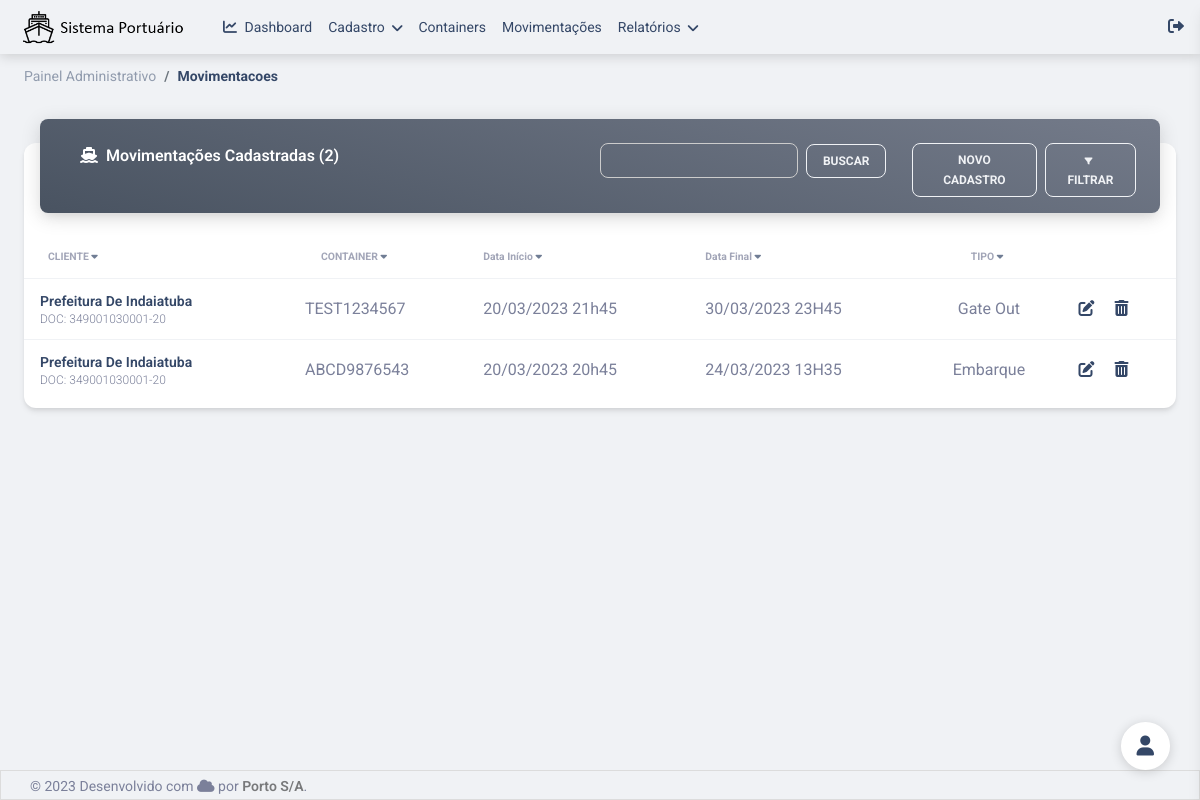
The page /painel-adm/index.php?pagina=movimentacoes&order=id_desc on the database its author committed.
### tables this page shows
CREATE TABLE `container` (
  `id` int(11) NOT NULL AUTO_INCREMENT,
  `cliente` int(11) DEFAULT NULL,
  `numero` varchar(11) DEFAULT NULL,
  `tipo` enum('20','40') DEFAULT NULL,
  `status_container` enum('Cheio','Vazio') DEFAULT NULL,
  `categoria` enum('Importação','Exportação') DEFAULT NULL,
  `data` datetime DEFAULT NULL,
  `modificado` datetime DEFAULT NULL,
  `status` enum('Ativo','Inativo','Removido') DEFAULT 'Ativo',
  `usuario` int(11) DEFAULT NULL,
  PRIMARY KEY (`id`)
);

CREATE TABLE `clientes` (
  `id` int(11) NOT NULL AUTO_INCREMENT,
  `nome` varchar(70) DEFAULT NULL,
  `doc` varchar(20) DEFAULT NULL,
  `rg_ie` varchar(20) DEFAULT NULL,
  `telefone` varchar(20) DEFAULT NULL,
  `email` varchar(70) DEFAULT NULL,
  `endereco` varchar(255) DEFAULT NULL,
  `observacao` text DEFAULT NULL,
  `data` datetime DEFAULT NULL,
  `modificado` datetime DEFAULT NULL,
  `status` enum('Ativo','Inativo','Removido') DEFAULT 'Ativo',
  `usuario` int(11) DEFAULT NULL,
  PRIMARY KEY (`id`)
);

CREATE TABLE `movimentacoes` (
  `id` int(11) NOT NULL AUTO_INCREMENT,
  `container` int(11) DEFAULT NULL,
  `tipo` enum('Embarque','Descarga','Gate In','Gate Out','Reposicionamento','Pesagem','Scanner') DEFAULT NULL,
  `datainicio` datetime DEFAULT NULL,
  `datafim` datetime DEFAULT NULL,
  `status` enum('Ativo','Inativo','Removido') DEFAULT 'Ativo',
  `usuario` int(11) DEFAULT NULL,
  PRIMARY KEY (`id`)
);

### painel-adm/movimentacoes.php (the view, shortened to what this page needs)
<?php
require_once('../conexao.php');
@$nome_busca = $_POST['nome_busca'];
@$dataInicial = $_POST['dataInicial'];
@$dataFinal = $_POST['dataFinal'];
@$status = $_POST['status'];
$apuracao = '';
@$order = $_GET['order'];
switch ($order) {
	default:
		$ordernacao = 'b.id DESC';
}
if (!empty($nome_busca)) {
	$sql = "SELECT a.numero, b.*, date_format(b.datainicio, '%d/%m/%Y %Hh%i') as fmtdatainicio, date_format(b.datafim, '%d/%m/%Y %Hh%i') as fmtdatafim, c.nome, c.doc FROM container as a, movimentacoes as b, clientes as c
			WHERE a.id = b.container AND
			 a.cliente = c.id AND
			 ((a.numero LIKE '%$nome_busca%' OR
			 c.nome LIKE '%$nome_busca%' OR
			 c.doc LIKE '%$nome_busca%' OR
			 b.tipo LIKE '%$nome_busca%') AND
			 a.status != 'Removido' AND
			 b.status != 'Removido' AND
			 c.status != 'Removido')
			 ORDER BY b.id DESC";
}else{
	if ( ($dataInicial == '') || ($dataFinal == '') || ($status == '') ) {
		$sql = "SELECT a.numero, b.*, date_format(b.datainicio, '%d/%m/%Y %Hh%i') as fmtdatainicio, date_format(b.datafim, '%d/%m/%Y %Hh%i') as fmtdatafim, c.nome, c.doc FROM container as a, movimentacoes as b, clientes as c
				WHERE
				a.id = b.container AND
				a.cliente = c.id AND
				a.status != 'Removido' AND
				c.status != 'Removido' AND
				b.status != 'Removido'
				ORDER BY $ordernacao";
		$apuracao = 'Cadastradas';
	}
}
$query = $pdo->query($sql);
$res = $query->fetchAll(PDO::FETCH_ASSOC);
$total_reg = @count($res);
?>
<div class="container-fluid pt-4">
  <div class="row">
    <div class="col-12">
      <div class="card my-4">
        <div class="card-header p-0 position-relative mt-n4 mx-3 z-index-2">
          <div class="bg-gradient-secondary shadow-secondary border-radius-lg pt-4 pb-3 d-flex justify-content-between container-fluid">
          	<div class="col-6">
            	<h6 class="text-white text-capitalize ps-3"><i class="fa fa-ship me-sm-1"></i> Movimentações <?php echo (($nome_busca) ? 'Localizadas' : $apuracao); ?> (<?php echo @$total_reg ?>)</h6>
            </div>
			<div class="col-6 d-flex flex-row-reverse bd-highlight">
                <div class="form-group mb-0">
                 	<a href="" type="button" data-bs-toggle="modal" data-bs-target="#ModalRelFilt" class="btn btn-outline-light btn-sm mb-0 ms-2"><i class="fa fa-filter me-sm-1"></i> Filtrar</a>
                </div>
				<div class="form-group mb-0">
					<?php if (empty($nome_busca)) { ?>
					<a href="index.php?pagina=<?php echo $pagina ?>&funcao=novo" type="button" class="btn btn-outline-light btn-sm mb-0 ms-5">Novo Cadastro</a>
                    <?php }else{ ?>
					<a href="index.php?pagina=<?php echo $pagina ?>" type="button" class="btn btn-outline-light btn-sm mb-0 ms-5">Voltar</a>
                    <?php } ?>
				</div>
				<div id="busca">
	                <form action="index.php?pagina=<?php echo $pagina ?>&funcao=buscar" method="POST" id="form-busca" name="form-busca" class="d-flex flex-row align-items-center flex-wrap">
		                <div class="col-md-9">
		                 <input type="text" class="form-control px-2 py-1 border-radius-lg text-sm text-uppercase" style="border: 1px solid #ccc; color: #fff; height:35px" id="nome_busca" name="nome_busca" value="<?php echo @$nome_busca ?>">
		                </div>
		               	<div class="col-md-3">
		                  <button id="check" name="check" type="submit" class="btn btn-outline-light btn-sm mb-0 mx-2">Buscar</button>
		                </div>
	                 </form>
                 </div>
			</div>
          </div>
        </div>
        <div class="card-body px-0 pb-2">
          <div class="table-responsive p-0">
            <?php
            if ($total_reg > 0) {
              ?>
              <table id="table" class="table table-hover align-items-center mb-0">
                <thead>
                  <tr>
                    <th class="text-uppercase text-secondary text-xxs font-weight-bolder opacity-7">Cliente
                    <?php if ($order == 'cliente_asc') {?>
                    <a href="index.php?pagina=<?php echo $pagina ?>&order=cliente_desc" data-bs-toggle="tooltip" title="Ordenar Decrescente"><i class="fa fa-caret-down me-sm-1"></i></a>
                    <?php }else if($order == 'cliente_desc') {?>
                    <a href="index.php?pagina=<?php echo $pagina ?>&order=cliente_asc" data-bs-toggle="tooltip" title="Ordenar Crescente"><i class="fa fa-caret-up me-sm-1"></i></a>
                    <?php }else{ ?>
                    <a href="index.php?pagina=<?php echo $pagina ?>&order=cliente_desc" data-bs-toggle="tooltip" title="Ordenar Decrescente"><i class="fa fa-caret-down me-sm-1"></i></a>
                    <?php } ?>
                    </th>
                    <th class="text-uppercase text-secondary text-xxs font-weight-bolder opacity-7">Container
                    <?php if ($order == 'container_asc') {?>
                    <a href="index.php?pagina=<?php echo $pagina ?>&order=container_desc" data-bs-toggle="tooltip" title="Ordenar Decrescente"><i class="fa fa-caret-down me-sm-1"></i></a>
                    <?php }else if($order == 'container_desc') {?>
                    <a href="index.php?pagina=<?php echo $pagina ?>&order=container_asc" data-bs-toggle="tooltip" title="Ordenar Crescente"><i class="fa fa-caret-up me-sm-1"></i></a>
                    <?php }else{ ?>
                    <a href="index.php?pagina=<?php echo $pagina ?>&order=container_desc" data-bs-toggle="tooltip" title="Ordenar Decrescente"><i class="fa fa-caret-down me-sm-1"></i></a>
                    <?php } ?>
                    </th>
                    <th class="text-secondary text-xxs font-weight-bolder opacity-7 ps-2">Data Início
                    <?php if ($order == 'datainicio_asc') {?>
                    <a href="index.php?pagina=<?php echo $pagina ?>&order=datainicio_desc" data-bs-toggle="tooltip" title="Ordenar Decrescente"><i class="fa fa-caret-down me-sm-1"></i></a>
                    <?php }else if($order == 'datainicio_desc') {?>
                    <a href="index.php?pagina=<?php echo $pagina ?>&order=datainicio_asc" data-bs-toggle="tooltip" title="Ordenar Crescente"><i class="fa fa-caret-up me-sm-1"></i></a>
                    <?php }else{ ?>
                    <a href="index.php?pagina=<?php echo $pagina ?>&order=datainicio_desc" data-bs-toggle="tooltip" title="Ordenar Decrescente"><i class="fa fa-caret-down me-sm-1"></i></a>
                    <?php } ?>
                    </th>
                    <th class="text-secondary text-xxs font-weight-bolder opacity-7 ps-2">Data Final
                    <?php if ($order == 'datafinal_asc') {?>
                    <a href="index.php?pagina=<?php echo $pagina ?>&order=datafinal_desc" data-bs-toggle="tooltip" title="Ordenar Decrescente"><i class="fa fa-caret-down me-sm-1"></i></a>
                    <?php }else if($order == 'datafinal_desc') {?>
                    <a href="index.php?pagina=<?php echo $pagina ?>&order=datafinal_asc" data-bs-toggle="tooltip" title="Ordenar Crescente"><i class="fa fa-caret-up me-sm-1"></i></a>
                    <?php }else{ ?>
                    <a href="index.php?pagina=<?php echo $pagina ?>&order=datafinal_desc" data-bs-toggle="tooltip" title="Ordenar Decrescente"><i class="fa fa-caret-down me-sm-1"></i></a>
                    <?php } ?>
                    </th>
                    <th class="text-center text-uppercase text-secondary text-xxs font-weight-bolder opacity-7">Tipo
                    <?php if ($order == 'tipo_asc') {?>
                    <a href="index.php?pagina=<?php echo $pagina ?>&order=tipo_desc" data-bs-toggle="tooltip" title="Ordenar Decrescente"><i class="fa fa-caret-down me-sm-1"></i></a>
                    <?php }else if($order == 'tipo_desc') {?>
                    <a href="index.php?pagina=<?php echo $pagina ?>&order=tipo_asc" data-bs-toggle="tooltip" title="Ordenar Crescente"><i class="fa fa-caret-up me-sm-1"></i></a>
                    <?php }else{ ?>
                    <a href="index.php?pagina=<?php echo $pagina ?>&order=tipo_desc" data-bs-toggle="tooltip" title="Ordenar Decrescente"><i class="fa fa-caret-down me-sm-1"></i></a>
                    <?php } ?>
                    </th>
                    <th class="text-secondary opacity-7"></th>
                  </tr>
                </thead>
                <tbody>
                  <?php
                  for($i=0; $i < $total_reg; $i++){
                    ?>
                    <tr>
                      <td>
                        <div class="d-flex px-2 py-1">
                          <div class="d-flex flex-column justify-content-center">
                            <h6 class="mb-0 text-sm text-capitalize"><?php echo $res[$i]['nome'] ?></h6>
                            <p class="text-xs text-secondary mb-0">DOC: <?php echo $res[$i]['doc'] ?></p>
                          </div>
                        </div>
                      </td>
                      <td class="align-middle text-uppercase">
                        <?php echo $res[$i]['numero'] ?>
                      </td>
                      <td class="align-middle ">
                        <?php echo $res[$i]['fmtdatainicio'] ?>
                      </td>
                      <td class="text-uppercase">
                        <?php echo $res[$i]['fmtdatafim'] ?>
                      </td>
                      <td class="align-middle text-center">
                        <?php echo $res[$i]['tipo'] ?>
                      </td>
                      <td class="align-middle">
                        <a href="index.php?pagina=<?php echo $pagina ?>&funcao=editar&id=<?php echo $res[$i]['id'] ?>" data-bs-toggle="tooltip" title="Editar Registro"><i class="fas fa-edit mx-3"></i></a>
                        <a href="index.php?pagina=<?php echo $pagina ?>&funcao=deletar&id=<?php echo $res[$i]['id'] ?>" data-bs-toggle="tooltip" title="Excluir Registro"><i class="fas fa-trash-alt"></i></a>
                      </td>
                    </tr>
                  <?php } ?>
                </tbody>
              </table>
            <?php } else {
              echo '<p class="mx-4" >Não existem dados cadastrados para serem exibidos!</p>';
            } ?>
          </div>
        </div>
      </div>
    </div>
  </div>
</div>

### painel-adm/index.php (shortened to what this page needs)
<?php
require_once('../conexao.php');
$menu1 = 'dashboard';
$menu2 = 'usuarios';
$menu3 = 'clientes';
$menu4 = 'containers&order=id_desc';
$menu5 = 'movimentacoes&order=id_desc';
$pagina = @$_GET['pagina'];
?>
<!DOCTYPE html>
<html>
<head>
	<link href="https://cdn.jsdelivr.net/npm/bootstrap@5.1.3/dist/css/bootstrap.min.css" rel="stylesheet">
	<link href="../vendor/fontawesome/css/all.css" rel="stylesheet">
	<link rel="stylesheet" type="text/css" href="../vendor/css/main.css">
</head>
<body class="g-sidenav-show  bg-gray-200">
	<nav class="navbar navbar-expand-lg navbar-ligth bg-ligth d-flex justify-content-between">
		<div class="d-flex align-items-center">
            <img src="../img/logo-topo.png" width="175" height="38">
			<div class="mx-4" id="navbarNavDropdown">
				<ul class="navbar-nav">
					<li class="nav-item">
						<a class="nav-link active" aria-current="page" href="index.php?pagina=<?php echo $menu1 ?>"><i class="fa fa-line-chart me-sm-1"></i> Dashboard</a>
					</li>
					<li class="nav-item dropdown">
						<a class="nav-link dropdown-toggle" href="#" id="navbarDropdownMenuLink" role="button" data-bs-toggle="dropdown" aria-expanded="false">
							Cadastro
						</a>
					</li>
					<li class="nav-item">
						<a class="nav-link" href="index.php?pagina=<?php echo $menu4 ?>">Containers</a>
					</li>
					<li class="nav-item">
						<a class="nav-link" href="index.php?pagina=<?php echo $menu5 ?>">Movimentações</a>
					</li>
					<li class="nav-item dropdown">
						<a class="nav-link dropdown-toggle" href="#" id="navbarDropdownMenuLink" role="button" data-bs-toggle="dropdown" aria-expanded="false">
							Relatórios
						</a>
					</li>
				</ul>
			</div>
		</div>
		<div class="justify-content-end">
			<a href="../logout.php" title="Sair"><i class="fas fa-sign-out-alt"></i></a>
		</div>
	</nav>
	<nav aria-label="breadcrumb" class="py-2 px-4">
		<ol class="breadcrumb bg-transparent mb-0 pb-0 pt-1 px-0 me-sm-6 me-5">
			<li class="breadcrumb-item text-sm"><a class="opacity-5 text-dark" href="javascript:;">Painel Administrativo</a></li>
			<li class="breadcrumb-item text-sm text-dark active font-weight-bolder" aria-current="page">
			<?php
				if (!empty($pagina)) {
					$pagina = str_replace("_"," ", $pagina);
					$pagina = str_replace("-"," ", $pagina);
					echo ucwords($pagina);
				}else{
					echo 'Olá '. $_SESSION['nome_usuario'].', seja bem-vindo(a)!';
				}
			?>
			</li>
		</ol>
	</nav>
	<?php
	if (@$_GET['pagina'] == $menu1) {
		require_once($menu1.'.php');
	}
	elseif (@$_GET['pagina'] == $menu2) {
		require_once($menu2.'.php');
	}
	elseif (@$_GET['pagina'] == $menu3) {
		require_once($menu3.'.php');
	}
	elseif (@$_GET['pagina'] == 'containers') {
		require_once('containers.php');
	}
	elseif (@$_GET['pagina'] == 'movimentacoes') {
		require_once('movimentacoes.php');
	}
	else {
		require_once($menu1.'.php');
	}
	?>
	<div class="fixed-plugin">
		<a class="fixed-plugin-button text-dark position-fixed px-3 py-2"><i class="fas fa-user"></i></a>
	</div>
	<footer class="footer pb-2" style="border: 1px solid #dcdcdc; position: fixed;height: 30px;bottom: 0;width: 100%; padding:5px">
		<div class="container-fluid">
			<div class="row align-items-center justify-content-lg-between">
				<div class="col-lg-6 mb-lg-0 mb-4">
					<div class="copyright text-center text-sm text-muted text-lg-start">
						© <?php echo date('Y'); ?> Desenvolvido com <i class="fa fa-cloud"></i> por
						<a href="https://<?php echo SITE_EMPRESA ?>" class="font-weight-bold text-black-50" target="_blank"><?php echo NOME_EMPRESA ?></a>.
					</div>
				</div>
			</div>
		</div>
	</footer>
</body>
</html>

### rows shown on the page
container: clientes.nome "Prefeitura De Indaiatuba", clientes.doc "349001030001-20", numero "TEST1234567", fmtdatainicio "20/03/2023 21h45", fmtdatafim "30/03/2023 23H45", movimentacoes.tipo "Gate Out"
container: clientes.nome "Prefeitura De Indaiatuba", clientes.doc "349001030001-20", numero "ABCD9876543", fmtdatainicio "20/03/2023 20h45", fmtdatafim "24/03/2023 13H35", movimentacoes.tipo "Embarque"

### other values the page prints
$pagina "Movimentacoes"
$apuracao "Cadastradas"
NOME_EMPRESA "Porto S/A"
